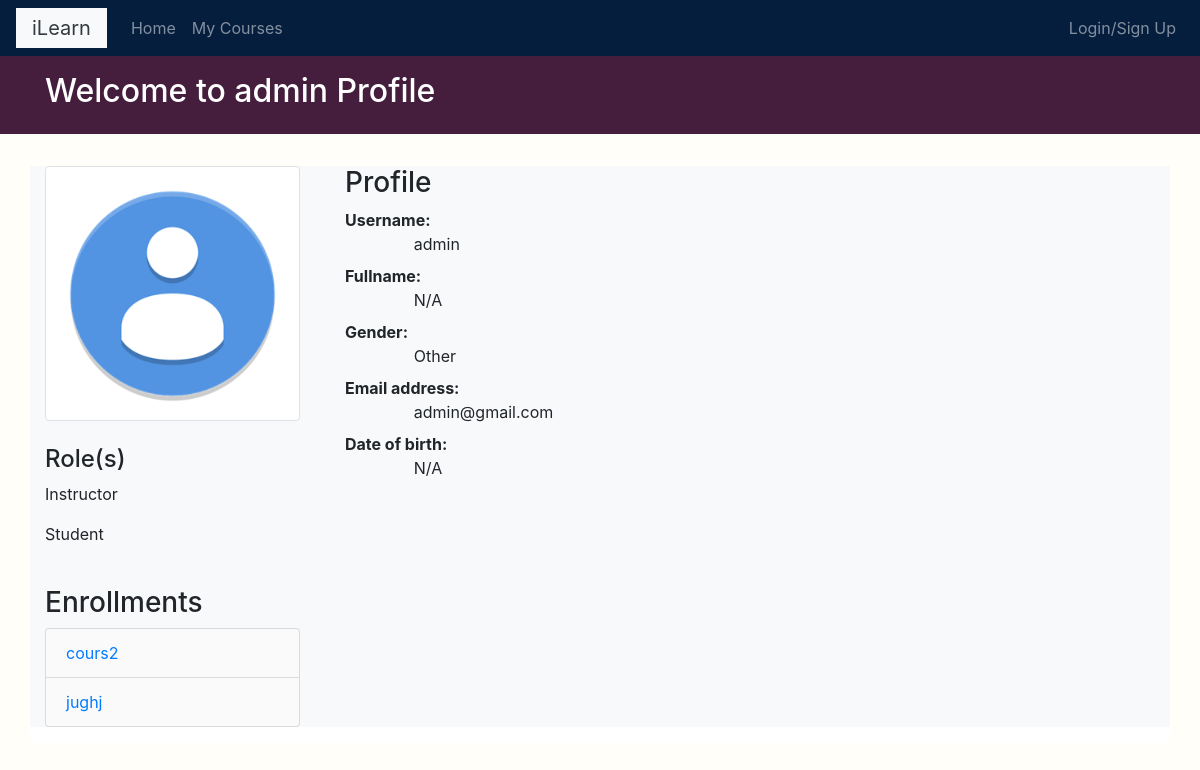
Page /profile/1/ on the committed database.
### students/models.py (models this page shows, shortened)
class Student(models.Model):
    user = models.OneToOneField(settings.AUTH_USER_MODEL,related_name='student', on_delete=models.CASCADE)
    gender_choice = [
        ('Male','Male'),
        ('Female','Female'),
        ('Other','Other')
    ]
    gender = models.CharField(
    max_length=6,
    choices=gender_choice,
    default='Other'
    )
    date_of_birth = models.DateField(blank=True, null=True)
    photo = models.ImageField(upload_to='users/%Y/%m/%d/',default='users/user_icon.png',
                              blank=False)
    feature = models.BooleanField(default=False,null=True)

### courses/models.py (models this page shows, shortened)
class Enrollment(models.Model):
    student = models.ForeignKey(Student,related_name='enrollments',on_delete=models.CASCADE)# TODO:  change model sttructure later  student model in of itself
    created  = models.DateTimeField(auto_now_add=True)
    updated = models.DateTimeField(auto_now=True)
    course = models.ForeignKey('Course',on_delete=models.CASCADE, related_name='course_enrollements')
    class Meta:
        unique_together = ('student','course')

class Course(models.Model):
    instructor = models.ForeignKey('Instructor', related_name='courses_created', on_delete=models.CASCADE)
    subject  = models.ForeignKey(Subject, related_name='courses', on_delete=models.CASCADE)
    title = models.CharField(max_length=200)
    overview = models.TextField(max_length=200)
    slug = models.SlugField(max_length=200,unique=True)
    created = models.DateTimeField(auto_now_add=True)
    enrollments = models.ManyToManyField(Student,through='Enrollment')
    feature = models.BooleanField(default=False,null=True)
    photo = models.ImageField(upload_to='courses/%Y/%m/%d/',default='courses/course_icon.png',
                              blank=False)
    class Meta:
        ordering = ['-created']

### account/views.py (the view, shortened to what this page needs)
# urls.py: path('<int:pk>/', ProfileDetailView.as_view(), name='profile-detail')
class ProfileDetailView(FormMixin,  DetailView):
    model = Student
    form_class = StudentEditForm
    template_name = 'account/profile_detail.html'
    def get_context_data(self,  **kwargs):
        context = super().get_context_data(**kwargs)
        context['is_owner'] = self.object.user == self.request.user
        if (self.object.user == self.request.user):
            context['student_form'] = StudentEditForm(instance=self.object)
            context['user_form'] = UserEditForm(instance=self.object.user)
        return context

### courses/templatetags/course.py (called while the page is built)
@register.filter
def is_instructor(obj):
    try:
        if obj.is_superuser or obj.instructor:
            return True
        else:
            return False
    except:
        return None

### account/templates/account/profile_detail.html (shortened to what this page needs)
{% extends "base.html" %}
{% block page_title %}
  <h2>Welcome {% if not is_owner %}to{% else %}back{% endif %} {{ object.user.username }} {% if not is_owner %}Profile{% endif %}</h2>
{% endblock %}
{% block content %}
  <div class="row pb-3">
    <div class="bg-light col-xs-12 col-md-3 contents">
      <div class="">
        <img src="{{object.photo.url}}" alt="..." class="img-thumbnail">
      </div>
      <br>
      <h4>Role(s)</h4>
      <div class="">
        {% if object.user.instructor %}
          <p>Instructor</p>
        {% endif %}
        <p>Student</p>
      </div>
      <br>
      <h3>Enrollments</h3>
      <ul class="modules list-group">
        {% for enrollment in object.enrollments.all %}
          <li class="list-group-item">
            <a href='{% url "courses:course_detail" enrollment.course.slug %}'>
              <span>
                {{ enrollment.course.title }}
              </span>
            </a>
          </li>
        {% empty %}
          <li class="list-group-item">No Current Enrollments.</li>
        {% endfor %}
      </ul>
    </div>
    <div class="bg-light col-xs-12 col-md-9 contents">
      <div class="container">
        <h3>Profile</h3>
        {% if is_owner %}
          <form class="" action="" method="post" enctype="multipart/form-data">
            {% csrf_token %}
            {{ user_form.as_p }}
            {{ student_form.as_p }}
          <div class="text-right">
            <button type="submit" class='btn btn-secondary' name="button">Update Profile</button>
          </div>
          </form>
        {%else%}
          <dl class="row">
            <dt class="col-sm-12">Username:</dt>
            <dd class="col-sm-11 offset-sm-1">{{object.user.username}}</dd>
            <dt class="col-sm-12">Fullname:</dt>
            <dd class="col-sm-11 offset-sm-1">{% if object.user.get_full_name %}{{object.user.get_full_name}}{% else %}N/A{%endif%}</dd>
            <dt class="col-sm-12">Gender:</dt>
            <dd class="col-sm-11 offset-sm-1">{% if object.gender %}{{object.gender}}{% else %}N/A{%endif%}</dd>
            <dt class="col-sm-12">Email address:</dt>
            <dd class="col-sm-11 offset-sm-1">{% if object.user.email %}{{object.user.email}}{% else %}N/A{%endif%}</dd>
            <dt class="col-sm-12">Date of birth:</dt>
            <dd class="col-sm-11 offset-sm-1">{% if object.date_of_birth %}{{object.date_of_birth}}{% else %}N/A{%endif%}</dd>
          </dl>
        {%endif%}
      </div>
    </div>
  </div>
{% endblock %}

### courses/static/css/base.css (style rules this page uses)
body { background-color:#fffef9; }
.list-group-item:not(.selected) { background-color: rgb(250,250,250); }

### rows in the picture
Student: user.username "admin", photo (picture), gender "Other", user.email "admin@gmail.com"
Enrollment: course "cours2"
Enrollment: course "jughj"
